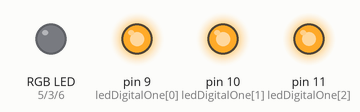
A sketch run on a simulated Arduino Uno, built with avr-gcc and run on an emulated ATmega328P. Shown: an RGB LED mixed from three pins (HIGH = lit), output pins drawn as LEDs (lit = HIGH). Dim RGB values are drawn brighter than linear; what the sketch prints to the serial monitor is not drawn.

Above: at 0.1 s.
At 16.55 s:
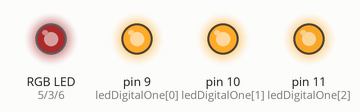
At 21.86 s:
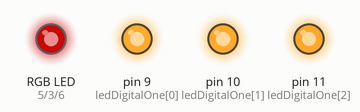
At 32.95 s:
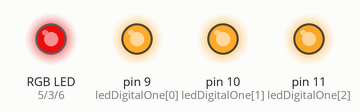
Timing chart, 0 to 40.0 s (numbered marks = the images above):
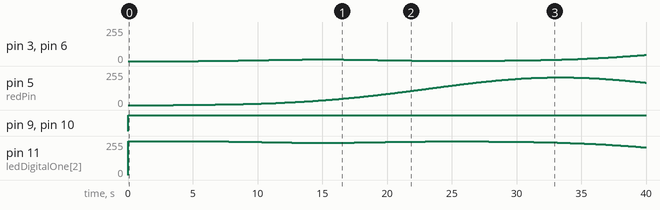

Measured:
- by itself, pin 5 (redPin): rises from 0/255 to 208/255 in 29.7 s, then falls to 168/255 in 6.8 s
- by itself, pin 9 (ledDigitalOne[0]), pin 10 (ledDigitalOne[1]): LOW → HIGH at 0.00 s
- by itself, pin 3 (greenPin), pin 6 (bluePin): 0/255 → 1/255 at 5.4 s, → 2/255 1.4 s later, → 3/255 0.95 s later, → 4/255 0.76 s later, … (67 changes in this stretch)
- by itself, pin 11 (ledDigitalOne[2]): 0/255 → 254/255 at 0.00 s, → 253/255 5.4 s later, → 252/255 1.4 s later, → 251/255 0.95 s later, … (68 changes in this stretch)

The sketch:

Sunrise_Backup.ino
```cpp
#include <Time.h>

//Arguments
float durationMinutes = 1.0; //The duration of the light progression, in minutes.

int plugInHour = 22; //The hours at 10pm, 24 hour time
int plugInMinute = 00; //The minutes at 10:00pm
int wakeHour = 22; //6am
int wakeMinute = 01; // 6:00am

int secondsUntilWake(int plugInHour, int plugInMinute, int wakeHour, int wakeMinute) {
  int hour1;
  int hours;
  int minute1;
  int minutes;

  if (plugInHour > wakeHour) {
    hour1 = (24-plugInHour);
    hours = wakeHour+hour1;
  }
  else if (plugInHour < wakeHour) {
    hours = wakeHour-plugInHour;
  }
  else if (plugInHour == wakeHour) {
    hours = 0;
  }

  if (plugInMinute > wakeMinute) {
    minute1 = (60-plugInMinute);
    minutes = wakeMinute+minute1;
  }
  else if (plugInMinute < wakeMinute) {
    minutes = wakeMinute-plugInMinute;
  }
  else if (plugInMinute == wakeMinute) {
    minutes = 0;
  }
  return 60*((60*hours)+minutes);
}


//RGB LED pins
int ledDigitalOne[] = {9, 10, 11}; //9 = redPin, 10 = greenPin, 11 = bluePin
int bluePin = 6;
int redPin = 5;
int greenPin = 3;

const boolean ON = LOW;
const boolean OFF = HIGH;

void setup(){
  for(int i = 0; i < 3; i++){
   pinMode(ledDigitalOne[i], OUTPUT);
  }
  pinMode(bluePin, OUTPUT);
  pinMode(greenPin, OUTPUT);
  pinMode(redPin, OUTPUT);
  Serial.begin(9600);

}


void loop(){
  float max_range = 1023.0;
  float secondsUntilStart = secondsUntilWake(plugInHour, plugInMinute, wakeHour, wakeMinute)-(durationMinutes*60);
  float seconds = (float(millis())/1000.0)-secondsUntilStart;
  seconds = seconds/(durationMinutes*3.0);
  float range_conversion = max_range/8.0;

  Serial.println(seconds);

  float red = 1023-(((exp(-pow(((seconds-10.0)/5.0),2.0))*(seconds/6.5)))*range_conversion);
  float green = 1023-(((1.0/(1.0+exp(-((seconds-14.0)/1.25)))+0.1*exp(-pow(((seconds-5.0)/2.0),2))))*range_conversion);
  float blue = 1023-(((1.0/(1.0+exp(-((seconds-14.0)/1.25)))+0.1*exp(-pow(((seconds-5.0)/2.0),2))))*range_conversion);

  analogWrite(bluePin, 1023-blue);
  analogWrite(redPin, 1023-red);
  analogWrite(greenPin, 1023-green);

  analogWrite(ledDigitalOne[0], red);
  analogWrite(ledDigitalOne[1], green);
  analogWrite(ledDigitalOne[2], blue);


}
```
